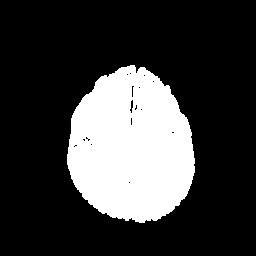
#> input picture imgs_erosao/cerebro.jpg, 256 x 256 px
$ python erosao.py
#> lines starting #> are read from the running program, lines starting #| are printed output that depends on the picture; after the words box and inside, x2 and y2 are one past the last pixel; in counts of white or black regions, pixels touching at a corner belong together
from PIL import Image
import numpy as np
import matplotlib.pyplot as plt

def read_image(path):
#> called with path = './imgs_erosao/cerebro.jpg'
    img = Image.open(path).convert('L')

    #converte pra binário
    threshold = 128
    binary_img = np.array(img) > threshold
#> binary_img: shape (256, 256) bool; 23.3% white; 1 white region, box (x1, y1, x2, y2) and area: (67, 65, 195, 223) 15264

    return binary_img.astype(int)

def erosion(binary_image, structuring_element):
    # pega as dimensoes da imagem
    img_height, img_width = binary_image.shape
#> img_height = 256; img_width = 256
    se_height, se_width = structuring_element.shape

    # deslocamento do operador
    se_center_y, se_center_x = se_height // 2, se_width // 2

    # matriz
    eroded_image = np.zeros_like(binary_image)

    for y in range(se_center_y, img_height - se_center_y):
        for x in range(se_center_x, img_width - se_center_x):
            region = binary_image[y - se_center_y:y + se_center_y + 1, x - se_center_x:x + se_center_x + 1]

            #verifica se o operador cabe na regiao do objeto da imagem
            if np.array_equal(region & structuring_element, structuring_element):
                eroded_image[y, x] = 1
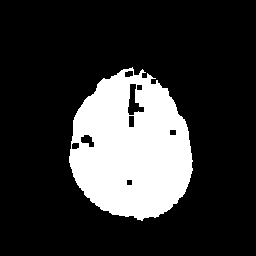
#> eroded_image: shape (256, 256) int64; values 0 (black) and 1 (white), 20.6% white; 1 white region, box (x1, y1, x2, y2) and area: (69, 67, 193, 221) 13525

    return eroded_image

def save_image(binary_image, output_path):
#> called with output_path = 'imagem_erodida.jpg'
    img = Image.fromarray((binary_image * 255).astype(np.uint8))
    img.save(output_path)


if __name__ == "__main__":
    input_path = "./imgs_erosao/cerebro.jpg"
    output_path = "imagem_erodida.jpg"

    binary_img = read_image(input_path)

    # operador
    structuring_element = np.array([[1, 1, 1, 1, 1],
                                 [1, 1, 1, 1, 1],
                                 [1, 1, 1, 1, 1],
                                 [1, 1, 1, 1, 1],
                                 [1, 1, 1, 1, 1]])

    eroded_img = erosion(binary_img, structuring_element)

    save_image(eroded_img, output_path)


    # plota as imagens
    plt.figure(figsize=(10, 5))

    plt.subplot(1, 2, 1)
    plt.title("Imagem Original")
    plt.imshow(binary_img, cmap="gray")
    plt.axis("off")

    plt.subplot(1, 2, 2)
    plt.title("Imagem Erodida")
    plt.imshow(eroded_img, cmap="gray")
    plt.axis("off")


    plt.tight_layout()
    plt.show()
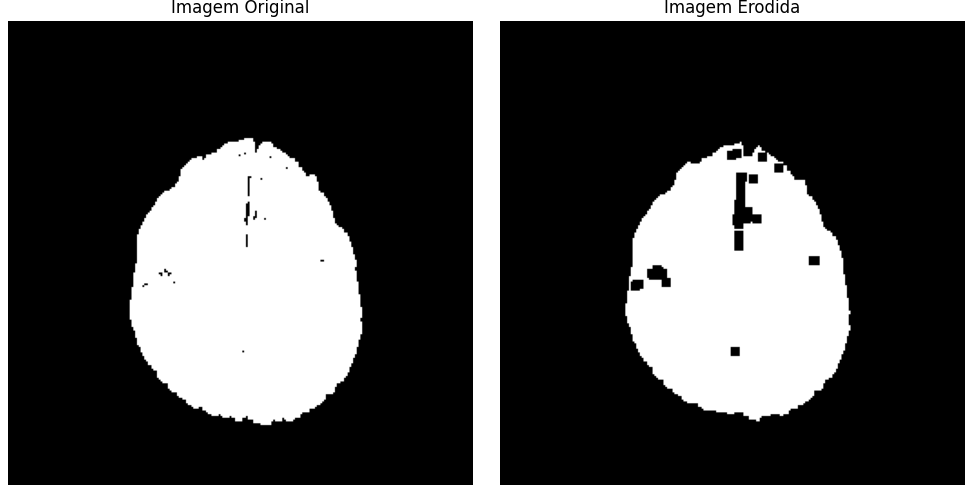
#> figure drawn by matplotlib, 2 panels

    print(f"Imagem erodida salva em: {output_path}")

$ run again, with imgs_erosao/bolinhas.png saved as imgs_erosao/cerebro.jpg
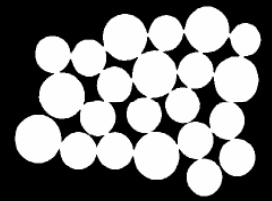
#> input picture imgs_erosao/bolinhas.png, 272 x 201 px
#> in read_image, `binary_img = np.array(img) > threshold`:
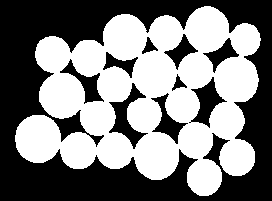
#> binary_img: shape (201, 272) bool; 49.1% white; 1 white region, box (x1, y1, x2, y2) and area: (15, 6, 261, 196) 26841
#> `plt.show()`:
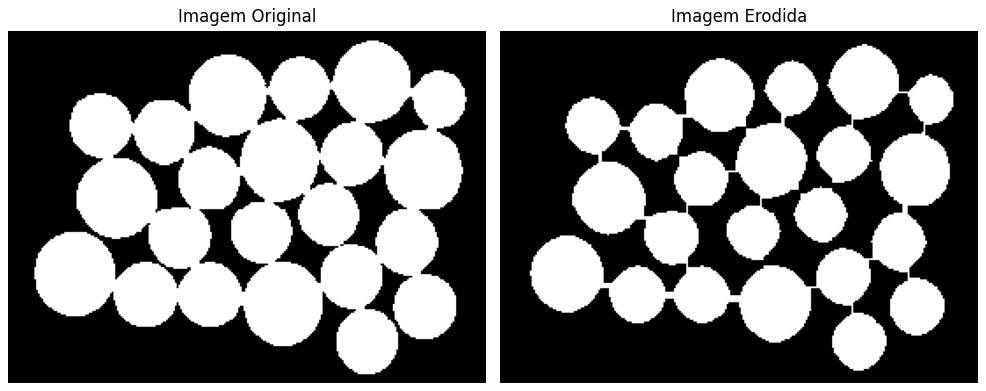
#> figure drawn by matplotlib, 2 panels
